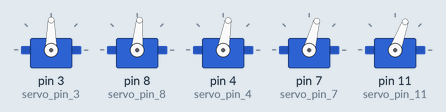
Bench run of a sketch on a simulated Arduino Uno, built with avr-gcc and run on an emulated ATmega328P. On the bench: 5 × servo.

Above: at 0.05 s.
At 1.2 s:
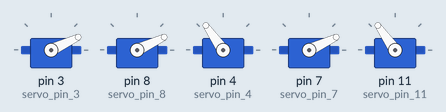
At 1.85 s:
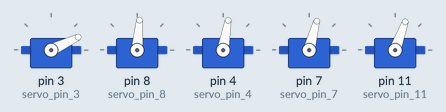
Timing chart, 0 to 4.6 s (numbered marks = the images above):
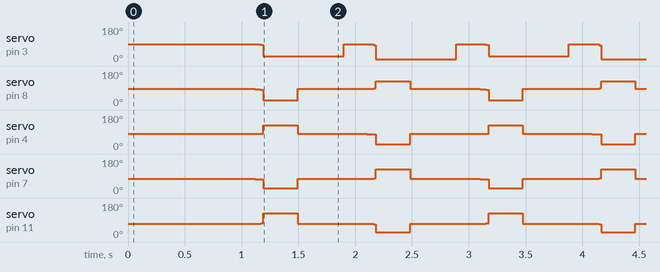

The sketch:

snakeLikeRobot.ino
```cpp
#include <Servo.h>

Servo servo_pin_3;
Servo servo_pin_8;
Servo servo_pin_4;
Servo servo_pin_7;
Servo servo_pin_11;
//Servo servo_pin_12;

void setup()
{
  servo_pin_3.attach(3);
  servo_pin_8.attach(8);
  servo_pin_4.attach(4);
  servo_pin_7.attach(7);
  servo_pin_11.attach(11);
//  servo_pin_12.attach(12);
}
int a = 25;
int b = 125;
bool first = true;

void loop()
{
 if (first) {
    servo_pin_3.write(90);
    servo_pin_8.write(85);
    servo_pin_4.write(80);
    servo_pin_7.write(75);
    servo_pin_11.write(70);
    delay(500);
    first = false;
  }
  forward3();
}

void forward3() {
  int i;
  for (i = 0; i < 500; i++) {
         if (i > 300) servo_pin_3.write(90 + (a - 90) / (500 - i));
         servo_pin_8.write(85 + (a - 85) / (500 - i));
         servo_pin_4.write(80 + (b - 80) / (500 - i));
         servo_pin_7.write(75 + (a - 75) / (500 - i));
         servo_pin_11.write(70 + (b - 70) / (500 - i));
         delay(1);
  }
  delay(300);
  for (i = 0; i < 500; i++) {
         if (i > 300) servo_pin_3.write(90 + (10 - 90) / (500 - i));
         servo_pin_8.write(85 + (b - 85) / (500 - i));
         servo_pin_4.write(80 + (a - 80) / (500 - i));
         servo_pin_7.write(75 + (b - 75) / (500 - i));
         servo_pin_11.write(70 + (a - 70) / (500 - i));
         delay(1);
  }
  delay(300);
}

void forward1() {
  int i;
  for(i=0;i<500;i++){
         servo_pin_3.write(90+(a-90)/(500-i));
         servo_pin_8.write(85+(a-85)/(500-i));
         servo_pin_4.write(80+(b-80)/(500-i));
         servo_pin_7.write(75+(a-75)/(500-i));
         servo_pin_11.write(70+(b-70)/(500-i));
         delay(1);
  }
  delay(400);
  for(i=0;i<500;i++){
         servo_pin_3.write(90+(10-90)/(500-i));
         servo_pin_8.write(85+(b-85)/(500-i));
         servo_pin_4.write(80+(a-80)/(500-i));
         servo_pin_7.write(75+(b-75)/(500-i));
         servo_pin_11.write(70+(a-70)/(500-i));
         delay(1);
  }
  delay(400);
}

void forward2() {
    int i;
//  for (i = 0; i < 500; i++) {
//         servo_pin_3.write(90+(a-90)/(500-i));
//         servo_pin_8.write(85+(a-85)/(500-i));
//         servo_pin_4.write(80+(b-80)/(500-i));
//         servo_pin_7.write(75+(b-75)/(500-i));
//         servo_pin_11.write(70+(50-70)/(500-i));
//         delay(1);
//  }
//  delay(400);
  for (i = 0; i < 500; i++) {
         servo_pin_3.write(90+(5-90)/(500-i));
         servo_pin_8.write(85+(b-85)/(500-i));
         servo_pin_4.write(80+(a-80)/(500-i));
         servo_pin_7.write(75+(b-75)/(500-i));
         servo_pin_11.write(70+(a-70)/(500-i));
         delay(1);
  }
  delay(300);
}
```

Measured:
- by itself, servo on pin 8 (servo_pin_8): repeats every 2.0 s: 82° 0.02 s, 25° 0.30 s, 85° 0.63 s, 86° 0.04 s, 88° 0.02 s, 125° 0.30 s, 85° 0.62 s, 84° 0.05 s
- by itself, servo on pin 4 (servo_pin_4): repeats every 2.0 s: 82° 0.02 s, 125° 0.30 s, 80° 0.61 s, 79° 0.06 s, 77° 0.02 s, 25° 0.30 s, 80° 0.65 s, 81° 0.02 s
